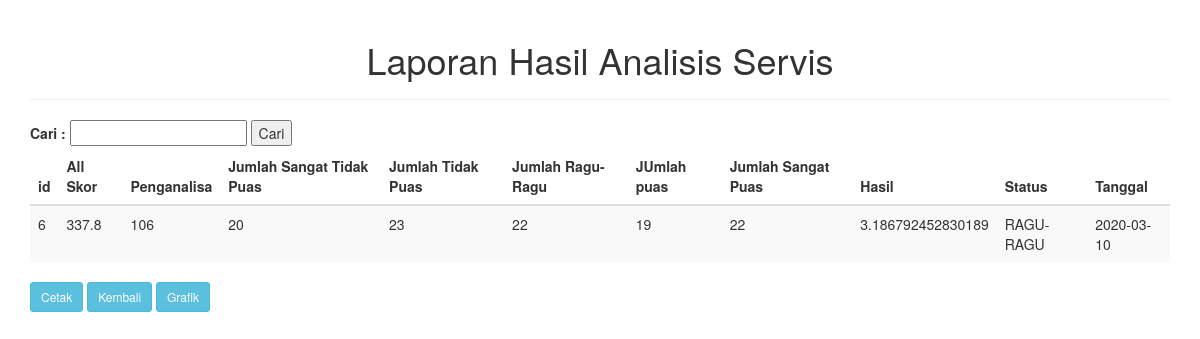
The page /admin/tampilresults.php on the database its author committed.
### tables this page shows
CREATE TABLE `r_servis` (
  `id` int(11) NOT NULL,
  `allskor` double NOT NULL,
  `penganalisa` int(11) NOT NULL,
  `jstp` double NOT NULL,
  `jtp` double NOT NULL,
  `jrg` double NOT NULL,
  `jp` double NOT NULL,
  `jsp` double NOT NULL,
  `hasil` double NOT NULL,
  `status` varchar(25) NOT NULL,
  `tanggal` text NOT NULL
);

### admin/tampilresults.php (the view, shortened to what this page needs)
<!DOCTYPE HTML>
<html>
<head>
	<link href="css1/bootstrap.css" rel="stylesheet">
</head>
<?php
			$data=mysql_query("select *from r_servis");
?>
<body>
<div class="container">
	<div class="page-header" align="center"><h1>Laporan Hasil Analisis Servis</h1></div>
	<form action="tampilresults.php" method="get">
		<label>Cari :</label>
		<input type="text" name="cari">
		<input type="submit" value="Cari">
	</form>
	<table class="table table-striped">
		<thead>
			<th>id</th>
			<th>All Skor</th>
			<th>Penganalisa</th>
			<th>Jumlah Sangat Tidak Puas</th>
			<th>Jumlah Tidak Puas</th>
			<th>Jumlah Ragu-Ragu</th>
			<th>JUmlah puas</th>
			<th>Jumlah Sangat Puas</th>
			<th>Hasil</th>
			<th>Status</th>
		    <th>Tanggal</th>
		</thead>
		<tbody>
	<?php
		if(isset($_GET['cari'])){
			$cari = $_GET['cari'];
			$data = mysql_query("select * from r_servis where id like '%".$cari."%'");
		}else{
		$data = mysql_query("select * from r_servis");
	}
		while($d=mysql_fetch_array($data)){
		?>
			<td><?php echo $d['id']; ?></td>
			<td><?php echo $d['allskor']; ?></td>
			<td><?php echo $d['penganalisa']; ?></td>
		    <td><?php echo $d['jstp']; ?></td>
			<td><?php echo $d['jtp']; ?></td>
			<td><?php echo $d['jrg']; ?></td>
			<td><?php echo $d['jp']; ?></td>
			<td><?php echo $d['jsp']; ?></td>
			<td><?php echo $d['hasil']; ?></td>
	    	<td><?php echo $d['status']; ?></td>
			<td><?php echo $d['tanggal']; ?></td>
		</tbody>
		<?php
		}
	?>
	</table>
	<a class="btn btn-info btn-sm" href="cetakresults.php" target="blank">Cetak</a>
	<a class="btn btn-info btn-sm" href="dashboard.php">Kembali</a>
		<a class="btn btn-info btn-sm" href="diagrams.php">Grafik</a>
</div>
</body>
</html>

### rows shown on the page
r_servis: id "6", allskor "337.8", penganalisa "106", jstp "20", jtp "23", jrg "22", jp "19", jsp "22", hasil "3.186792452830189", status "RAGU-RAGU", tanggal "2020-03-10"
